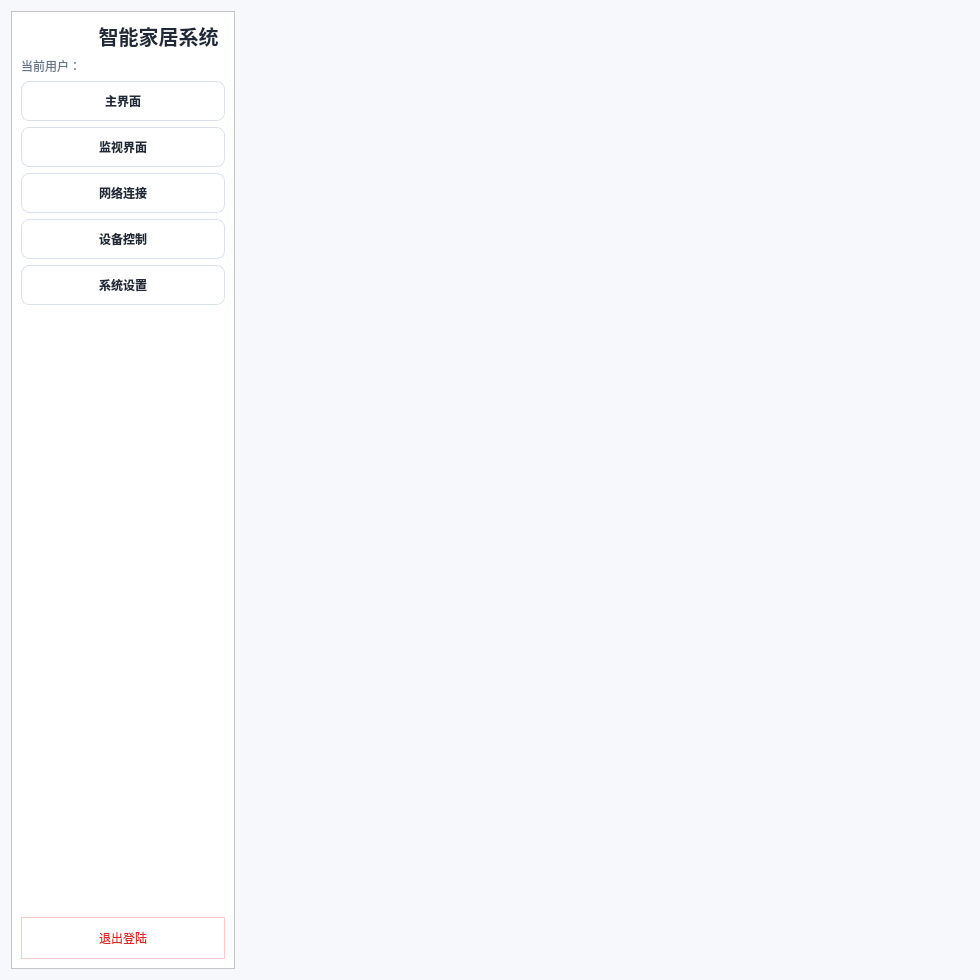
<?xml version="1.0" encoding="UTF-8"?>
<ui version="4.0">
 <class>Form</class>
 <widget class="QWidget" name="Form">
  <property name="geometry">
   <rect>
    <x>0</x>
    <y>0</y>
    <width>980</width>
    <height>980</height>
   </rect>
  </property>
  <property name="minimumSize">
   <size>
    <width>980</width>
    <height>680</height>
   </size>
  </property>
  <property name="maximumSize">
   <size>
    <width>634</width>
    <height>16777215</height>
   </size>
  </property>
  <property name="windowTitle">
   <string>Form</string>
  </property>
  <property name="styleSheet">
   <string notr="true">QWidget#Form {
    background-color: #f6f8fb;
    font-family: &quot;Microsoft YaHei&quot;;
    font-size: 14px;
    color: #1f2937;
}
</string>
  </property>
  <layout class="QHBoxLayout" name="horizontalLayout">
   <item>
    <widget class="QFrame" name="sidebar">
     <property name="minimumSize">
      <size>
       <width>224</width>
       <height>0</height>
      </size>
     </property>
     <property name="maximumSize">
      <size>
       <width>248</width>
       <height>16777215</height>
      </size>
     </property>
     <property name="styleSheet">
      <string notr="true">QFrame#sidebar {
    background-color: #ffffff;
    border-right: 1px solid #e5eaf1;
}</string>
     </property>
     <property name="frameShape">
      <enum>QFrame::StyledPanel</enum>
     </property>
     <property name="frameShadow">
      <enum>QFrame::Raised</enum>
     </property>
     <layout class="QVBoxLayout" name="verticalLayout">
      <item>
       <widget class="QLabel" name="labelTitle">
        <property name="font">
         <font>
          <pointsize>-1</pointsize>
          <weight>75</weight>
          <bold>true</bold>
         </font>
        </property>
        <property name="styleSheet">
         <string notr="true">QLabel#labelTitle {
    font-size: 20px;
    font-weight: bold;
    color: #1f2937;
}</string>
        </property>
        <property name="text">
         <string>              智能家居系统</string>
        </property>
       </widget>
      </item>
      <item>
       <widget class="QLabel" name="labelUser">
        <property name="styleSheet">
         <string notr="true">QLabel#labelUser {
    color: #64748b;
}</string>
        </property>
        <property name="text">
         <string>当前用户：</string>
        </property>
       </widget>
      </item>
      <item>
       <widget class="QPushButton" name="btnHome">
        <property name="minimumSize">
         <size>
          <width>0</width>
          <height>40</height>
         </size>
        </property>
        <property name="styleSheet">
         <string notr="true">QPushButton {
    background-color: #ffffff;
    color: #1f2937;
    border: 1px solid #d9e1ec;
    border-radius: 8px;
    min-height: 38px;
    font-weight: 600;
}

QPushButton:hover {
    background-color: #eefaf5;
    border-color: #34c38f;
    color: #34c38f;
}</string>
        </property>
        <property name="text">
         <string>主界面</string>
        </property>
       </widget>
      </item>
      <item>
       <widget class="QPushButton" name="btnMonitor">
        <property name="minimumSize">
         <size>
          <width>0</width>
          <height>40</height>
         </size>
        </property>
        <property name="styleSheet">
         <string notr="true">QPushButton {
    background-color: #ffffff;
    color: #1f2937;
    border: 1px solid #d9e1ec;
    border-radius: 8px;
    min-height: 38px;
    font-weight: 600;
}

QPushButton:hover {
    background-color: #eefaf5;
    border-color: #34c38f;
    color: #34c38f;
}</string>
        </property>
        <property name="text">
         <string>监视界面</string>
        </property>
       </widget>
      </item>
      <item>
       <widget class="QPushButton" name="btnNetwork">
        <property name="minimumSize">
         <size>
          <width>0</width>
          <height>40</height>
         </size>
        </property>
        <property name="styleSheet">
         <string notr="true">QPushButton {
    background-color: #ffffff;
    color: #1f2937;
    border: 1px solid #d9e1ec;
    border-radius: 8px;
    min-height: 38px;
    font-weight: 600;
}

QPushButton:hover {
    background-color: #eefaf5;
    border-color: #34c38f;
    color: #34c38f;
}</string>
        </property>
        <property name="text">
         <string>网络连接</string>
        </property>
       </widget>
      </item>
      <item>
       <widget class="QPushButton" name="btnDevice">
        <property name="minimumSize">
         <size>
          <width>0</width>
          <height>40</height>
         </size>
        </property>
        <property name="styleSheet">
         <string notr="true">QPushButton {
    background-color: #ffffff;
    color: #1f2937;
    border: 1px solid #d9e1ec;
    border-radius: 8px;
    min-height: 38px;
    font-weight: 600;
}

QPushButton:hover {
    background-color: #eefaf5;
    border-color: #34c38f;
    color: #34c38f;
}</string>
        </property>
        <property name="text">
         <string>设备控制</string>
        </property>
       </widget>
      </item>
      <item>
       <widget class="QPushButton" name="btnSettings">
        <property name="minimumSize">
         <size>
          <width>0</width>
          <height>40</height>
         </size>
        </property>
        <property name="styleSheet">
         <string notr="true">QPushButton {
    background-color: #ffffff;
    color: #1f2937;
    border: 1px solid #d9e1ec;
    border-radius: 8px;
    min-height: 38px;
    font-weight: 600;
}

QPushButton:hover {
    background-color: #eefaf5;
    border-color: #34c38f;
    color: #34c38f;
}</string>
        </property>
        <property name="text">
         <string>系统设置</string>
        </property>
       </widget>
      </item>
      <item>
       <spacer name="verticalSpacer">
        <property name="orientation">
         <enum>Qt::Vertical</enum>
        </property>
        <property name="sizeHint" stdset="0">
         <size>
          <width>20</width>
          <height>40</height>
         </size>
        </property>
       </spacer>
      </item>
      <item>
       <widget class="QPushButton" name="btnLogout">
        <property name="minimumSize">
         <size>
          <width>0</width>
          <height>42</height>
         </size>
        </property>
        <property name="styleSheet">
         <string notr="true">QPushButton#btnLogout {
    color: #dc2626;
    border: 1px solid #fecaca;
}</string>
        </property>
        <property name="text">
         <string>退出登陆</string>
        </property>
       </widget>
      </item>
     </layout>
    </widget>
   </item>
   <item>
    <widget class="QStackedWidget" name="stackedWidget">
     <property name="sizePolicy">
      <sizepolicy hsizetype="Expanding" vsizetype="Expanding">
       <horstretch>0</horstretch>
       <verstretch>0</verstretch>
      </sizepolicy>
     </property>
     <widget class="QWidget" name="page"/>
     <widget class="QWidget" name="page_2"/>
    </widget>
   </item>
  </layout>
 </widget>
 <resources/>
 <connections/>
</ui>
